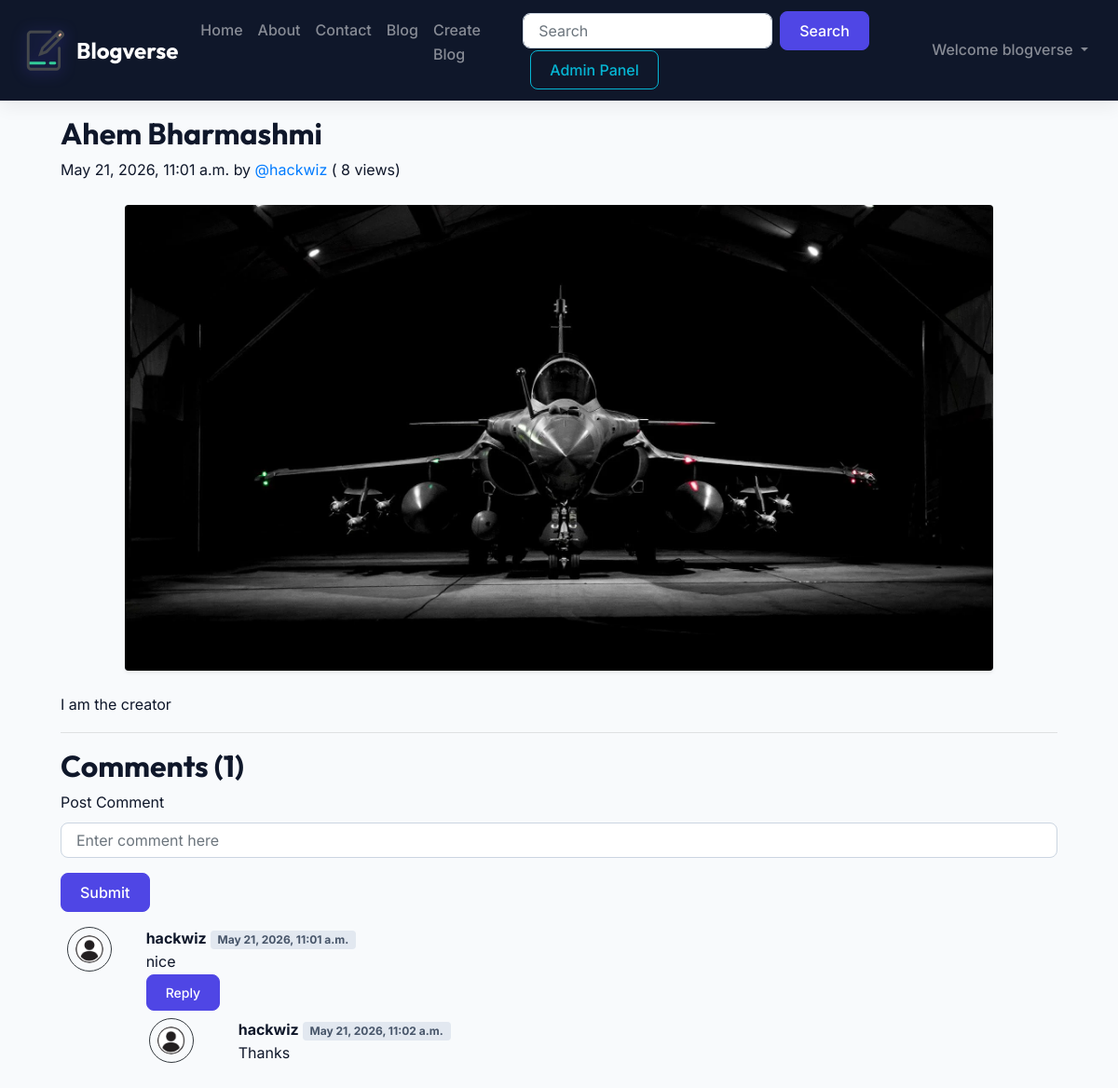
Page /blog/Ahem+Bharmashmi/ (signed in) on the committed database.
### blog/models.py (models this page shows, shortened)
class Post(models.Model):
    sno = models.AutoField(primary_key=True)
    title = models.CharField(max_length=255)
    author = models.CharField(max_length=255)
    slug = models.CharField(max_length=130, default='title')
    views = models.IntegerField(default=0)
    timeStamp = models.DateTimeField(blank=True, auto_now_add=True)
    file = models.FileField(upload_to='uploads/', null=True, blank=True)
    content = models.TextField()
    def save(self, *args, **kwargs):
        if not self.slug:
            self.slug = slugify(self.title.replace(" ", "+"))
        super().save(*args, **kwargs)

class BlogComment(models.Model):
    sno = models.AutoField(primary_key=True)
    comment = models.TextField()
    user = models.ForeignKey(User, on_delete=models.CASCADE)
    post = models.ForeignKey(Post, on_delete=models.CASCADE)
    parent = models.ForeignKey("self", on_delete=models.CASCADE, null=True)
    timestamp = models.DateTimeField(default=now)

### blog/views.py (the view)
# urls.py: path("<str:slug>/", views.blogPost, name="blogPost"),
def blogPost(request, slug):
    post = Post.objects.filter(slug=slug).first()
    comments = None
    replyDict = {}
    if post:
        post.views = post.views + 1
        post.save()
        comments = BlogComment.objects.filter(post=post, parent=None)
        replies = BlogComment.objects.filter(post=post).exclude(parent=None)
        replyDict = {}
        for reply in replies:
            if reply.parent.sno not in replyDict.keys():
                replyDict[reply.parent.sno] = [reply]
            else:
                replyDict[reply.parent.sno].append(reply)
    context = {'post': post, 'comments': comments,
               'user': request.user, 'replyDict': replyDict}
    return render(request, "blog/blogPost.html", context)

### blog/templatetags/extras.py (called while the page is built)
@register.filter(name="get_val")
def get_val(dict, key):
    return dict.get(key)

### templates/blog/blogPost.html (shortened to what this page needs)
{% extends 'base.html' %}
{% block body %}
{% load humanize %}
{% load extras %}
<div class="container my-3">
    <h2 class="blog-post-title">{{post.title}}
    </h2>
    <p class="blog-post-meta">{{post.timeStamp}} by <a href="{% url 'viewprofile' %}?username={{post.author}}">@{{post.author}}</a> (<span>
            {{post.views}}
            views</span>)</p>
    {% if post.file %}
    <div class="my-4 text-center">
        {% if ".mp4" in post.file.url|lower or ".mov" in post.file.url|lower %}
        <video width="100%" style="max-height: 450px; max-width: 800px; border-radius: 12px;" controls>
            <source src="{{ post.file.url }}" type="video/mp4">
            Your browser does not support the video tag.
        </video>
        {% else %}
        <img src="{{ post.file.url }}" alt="{{ post.title }}" class="img-fluid rounded shadow-sm" style="max-height: 500px; object-fit: cover;">
        {% endif %}
    </div>
    {% endif %}
    <p>{{post.content|safe}}</p>
    <hr>
</div>
<div class="container">
    <h2> Comments ({{comments.count}}) </h2>
    <div class="my-2">
        {% if user.is_authenticated %}
        <form action="{% url 'postComment' %}" method="post">
            <div class="form-group">
                <label for="exampleInputEmail1">Post Comment </label>
                <input type="text" class="form-control" name="comment" placeholder="Enter comment here">
            </div>
            <button type="submit" class="btn btn-primary">Submit</button>
        </form>
        {% else %}
        Please login to post a comment
        {% endif %}
    </div>
    {% for comment in comments %}
    <div class="row my-3">
        <div class="col-md-1  ">
            <img class="rounded mx-auto d-block w-100 border border-dark p-2" src="/static/img/user.webp" alt="user">
        </div>
        <div class="col-md-11 ">
            <b> {{comment.user.username}} </b> <span class="badge badge-secondary ">{{comment.timestamp}}</span>
            <div>{{comment.comment}}</div>
            <div class="reply mx-0">
                {% if user.is_authenticated %}
                <button class="btn btn-sm btn-primary" type="button" data-toggle="collapse"
                    data-target="#replyBox{{comment.sno}}" aria-expanded="false"
                    aria-controls="replyBox{{comment.sno}}">
                    Reply
                </button>
                {% else %}
                <button class="btn btn-sm btn-primary" type="button" data-toggle="collapse"
                    data-target="#replyBox{{comment.sno}}" aria-expanded="false"
                    aria-controls="replyBox{{comment.sno}}">
                    Login to reply
                </button>
                {% endif %}
                <div class="replies my-2 ">
                    {% for reply in replyDict|get_val:comment.sno %}
                    <div class="row my-2">
                        <div class="col-md-1 ">
                            <img class="rounded mx-auto d-block w-100 border border-dark p-2" src="/static/img/user.webp" alt="user">
                        </div>
                        <div class="col-md-11">
                            <div class="col-md-11 ">
                                <b> {{reply.user.username}} </b> <span class="badge badge-secondary ">{{reply.timestamp}}</span>
                                <div>{{reply.comment}}</div>
                            </div>
                            <br>
                        </div>
                    </div>
                    {% endfor %}
                </div>
            </div>
        </div>
    </div>
    {% endfor %}
</div>
{% endblock %}

### templates/base.html (shortened to what this page needs)
{% load static %}
<!doctype html>
<html lang="en">
<head>
  <link rel="stylesheet" href="https://stackpath.bootstrapcdn.com/bootstrap/4.5.2/css/bootstrap.min.css"
>
  <link rel="stylesheet" href="{% static 'css/style.css' %}">
</head>
<body>
<nav class="navbar navbar-expand-lg navbar-dark bg-dark">
  <a class="navbar-brand" href="{% url 'home' %}">
    <img
      src="/static/img/logo.svg"
      alt="logo.svg"
      width="50px"
      height="50px"
    />
    <strong>Blogverse</strong>
  </a>
  <div class="collapse navbar-collapse" id="navbarSupportedContent">
    <ul class="navbar-nav mr-auto">
      <li class="nav-item {% block homeactive %}{% endblock homeactive %}">
        <a class="nav-link" href="{% url 'home' %}">Home</a>
      </li>
      <li class="nav-item {% block aboutactive %}{% endblock aboutactive %}">
        <a class="nav-link" href="{% url 'about' %}">About</a>
      </li>
      <li class="nav-item {% block contactactive %}{% endblock contactactive %}">
        <a class="nav-link" href="{% url 'contact' %}">Contact</a>
      </li>
      <li class="nav-item {% block blogactive %}{% endblock blogactive %}">
        <a class="nav-link" href="{% url 'bloghome' %}">Blog</a>
      </li>
      <li class="nav-item {% block createblogactive %}{% endblock createblogactive %}">
        <a class="nav-link" href="{% url 'createblog' %}">Create Blog</a>
      </li>
      <li class="nav-item">
        <form method="get" action="{% url 'search' %}" class="form-inline my-2 my-lg-0 ml-lg-3">
          <input class="form-control mr-sm-2" type="search" placeholder="Search" name="query" id="query">
          <button class="btn btn-primary" type="submit">Search</button>
          {% if user.is_staff %}
            <a href="/admin" target="_blank" class="btn btn-outline-success ml-2 mt-2 mt-lg-0">Admin Panel</a>
          {% endif %}
        </form>
      </li>
    </ul>
    {% if user.is_authenticated %}
      <ul class="navbar-nav ml-auto">
        <li class="nav-item dropdown">
          <a class="nav-link dropdown-toggle" href="#" id="navbarDropdown" role="button" data-toggle="dropdown">
            Welcome {{ request.user }}
          </a>
        </li>
      </ul>
    {% endif %}
  </div>
</nav>
  {% block body %} {% endblock body %}
</body>
</html>

### static/css/style.css (style rules this page uses)
:root { --primary-color: #4f46e5; --primary-hover: #4338ca; --secondary-color: #06b6d4; --background-color: #f8fafc; --card-bg: #ffffff; --text-main: #0f172a; --text-muted: #64748b; --nav-bg: #0f172a; --footer-bg: #0f172a; --accent-glow: rgba(79, 70, 229, 0.15); }
body { font-family: 'Inter', sans-serif; background-color: var(--background-color); color: var(--text-main); line-height: 1.6; }
h1, h2, h3, h4, h5, h6 { font-family: 'Outfit', sans-serif; font-weight: 700; color: var(--text-main); }
.navbar { background-color: var(--nav-bg) !important; padding: 0.75rem 1.5rem; box-shadow: 0 4px 20px rgba(0, 0, 0, 0.08); }
.navbar-brand { font-family: 'Outfit', sans-serif; font-size: 1.5rem; display: flex; align-items: center; gap: 0.5rem; }
.navbar-brand img { filter: drop-shadow(0 2px 8px rgba(79, 70, 229, 0.4)); }
.nav-link { font-weight: 500; transition: color 0.2s ease-in-out; }
.btn { border-radius: 8px; font-weight: 500; padding: 0.5rem 1.25rem; transition: all 0.2s ease; }
.btn-primary { background-color: var(--primary-color); border-color: var(--primary-color); }
.btn-outline-success { color: var(--secondary-color); border-color: var(--secondary-color); }
.form-control { border-radius: 8px; border: 1px solid #cbd5e1; padding: 0.625rem 1rem; transition: all 0.2s ease-in-out; }
.rounded.mx-auto.d-block.w-100 { border-radius: 50% !important; max-width: 48px; height: 48px; object-fit: cover; }
.badge-secondary { background-color: #e2e8f0; color: #475569; font-size: 0.75rem; padding: 0.25rem 0.5rem; border-radius: 4px; }
.container { max-width: 1100px; }

### rows in the picture
Post: title "Ahem Bharmashmi", timeStamp "May 21, 2026, 11:01 a.m.", author "hackwiz", views "8", file (picture), content "I am the creator"
BlogComment: user.username "hackwiz", timestamp "May 21, 2026, 11:01 a.m.", comment "nice"
BlogComment: user.username "hackwiz", timestamp "May 21, 2026, 11:02 a.m.", comment "Thanks"

### other values in the picture
{{ request.user }} "blogverse"
{{ comments.count }} "1"
